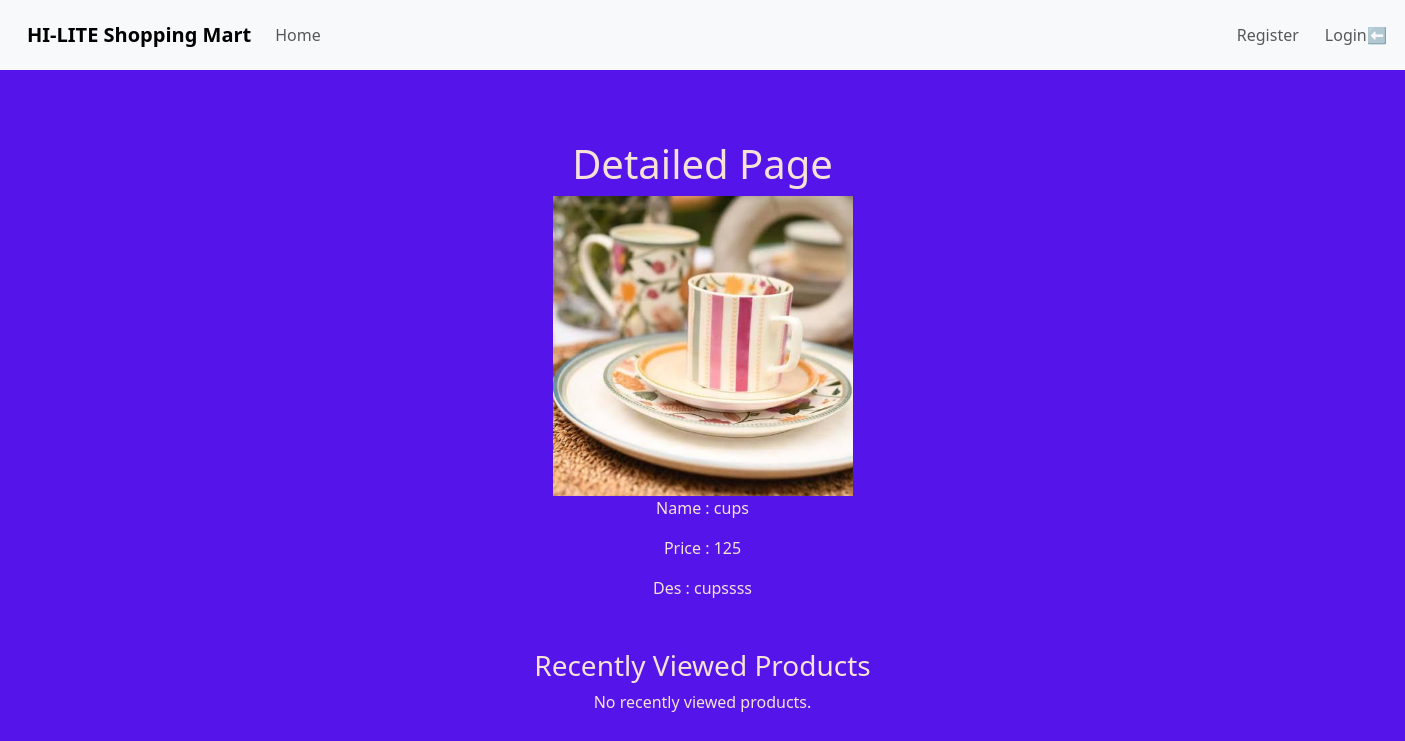
Page /shop/prodet/2 on the committed database.
### shop/models.py (models this page shows, shortened)
class Product(models.Model):
    name=models.CharField(max_length=40)
    price=models.IntegerField()
    des=models.TextField(blank=True)
    cat=models.ForeignKey(Category,on_delete=models.CASCADE)
    pimg=models.ImageField(upload_to="product",blank=True)

### shop/views.py (the view)
# urls.py: path('prodet/<int:pid>',productdetailpage,name='product_details'),
def productdetailpage(request, pid):
    pro = Product.objects.get(id = pid)
    recent = request.session.get("recent", [])
    if pid in recent:
        recent.remove(pid)
    recent.insert(0, pid)
    recent = recent[:5]
    request.session["recent"] = recent
    recent_products = Product.objects.filter(id__in=recent).exclude(id=pid)
    recent_products = sorted(recent_products,key=lambda p: recent.index(p.id))
    return render(request, "details.html", {"pro": pro,"recent_products": recent_products,})

### templates/details.html (shortened to what this page needs)
{% extends "base.html" %}
{% block content %}
    <h1> Detailed Page</h1>
    <img src="/media/{{ pro.pimg }}" width="300px" height="300px">
    <p>Name : {{pro.name}}</p>
    <p>Price : {{pro.price}}</p>
    <p>Des : {{pro.des}}</p>
    <h3>Recently Viewed Products</h3>
    {% if recent_products %}
        <div class="recent-products">
            {% for item in recent_products %}
                <div class="recent-card">
                    {% if item.pimg %}
                        <img src="{{ item.pimg.url }}" width="120" height="120"><br>
                    {% endif %}
                    <b>{{ item.name }}</b><br>
                    ₹{{ item.price }}<br>
                    <a href="{% url 'product_details' item.id %}">View Details</a>
                </div>
            {% endfor %}
        </div>
    {% else %}
        <p>No recently viewed products.</p>
    {% endif %}
{% endblock %}

### static/css/base.css (style rules this page uses)
body { min-height: 100%; display: flex; flex-direction: column; margin: 0; }

### rows in the picture
Product: pimg (picture), name "cups", price "125", des "cupssss"
